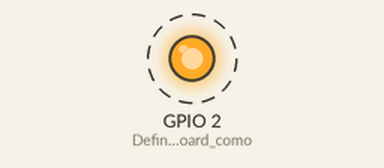
This sketch was run on a simulated ESP32. On the bench: output pins drawn as LEDs (lit = HIGH). Dashed ring = blinking. What the sketch prints to the serial monitor is not drawn.

Above: at 0.05 s.
Timing chart, 0 to 3.0 s (numbered marks = the images above):
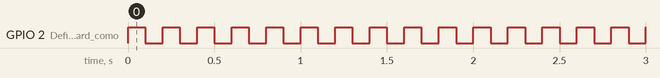

The sketch:

main.ino
```cpp
int tempo;//Variavel que armazena o tempo.

void setup()
{
	Serial.begin(115200);//Inicia a comunicaçao serial
	pinMode(2, OUTPUT);//Define o led Onboard como saída


	Serial.printf("\nsetup() em core: %d", xPortGetCoreID());//Mostra no monitor em qual core o setup() foi chamado
	xTaskCreatePinnedToCore(loop2, "loop2", 8192, NULL, 1, NULL, 0);//Cria a tarefa "loop2()" com prioridade 1, atribuída ao core 0
	delay(1);
}

void loop()//O loop() sempre será atribuído ao core 1 automaticamente pelo sistema, com prioridade 1
{
	Serial.printf("\n Tempo corrido: %d", tempo++);
	delay(1000);//Mantem o processador 1 em estado ocioso por 1seg
}

void loop2(void*z)//Atribuímos o loop2 ao core 0, com prioridade 1
{
	Serial.printf("\nloop2() em core: %d", xPortGetCoreID());//Mostra no monitor em qual core o loop2() foi chamado
	while (1)//Pisca o led infinitamente
	{
		digitalWrite(2, !digitalRead(2));
		delay(100);
	}
}
```

Measured:
- by itself, GPIO 2 (Define_o_led_Onboard_como): alternates HIGH for 0.10 s and LOW for 0.10 s
